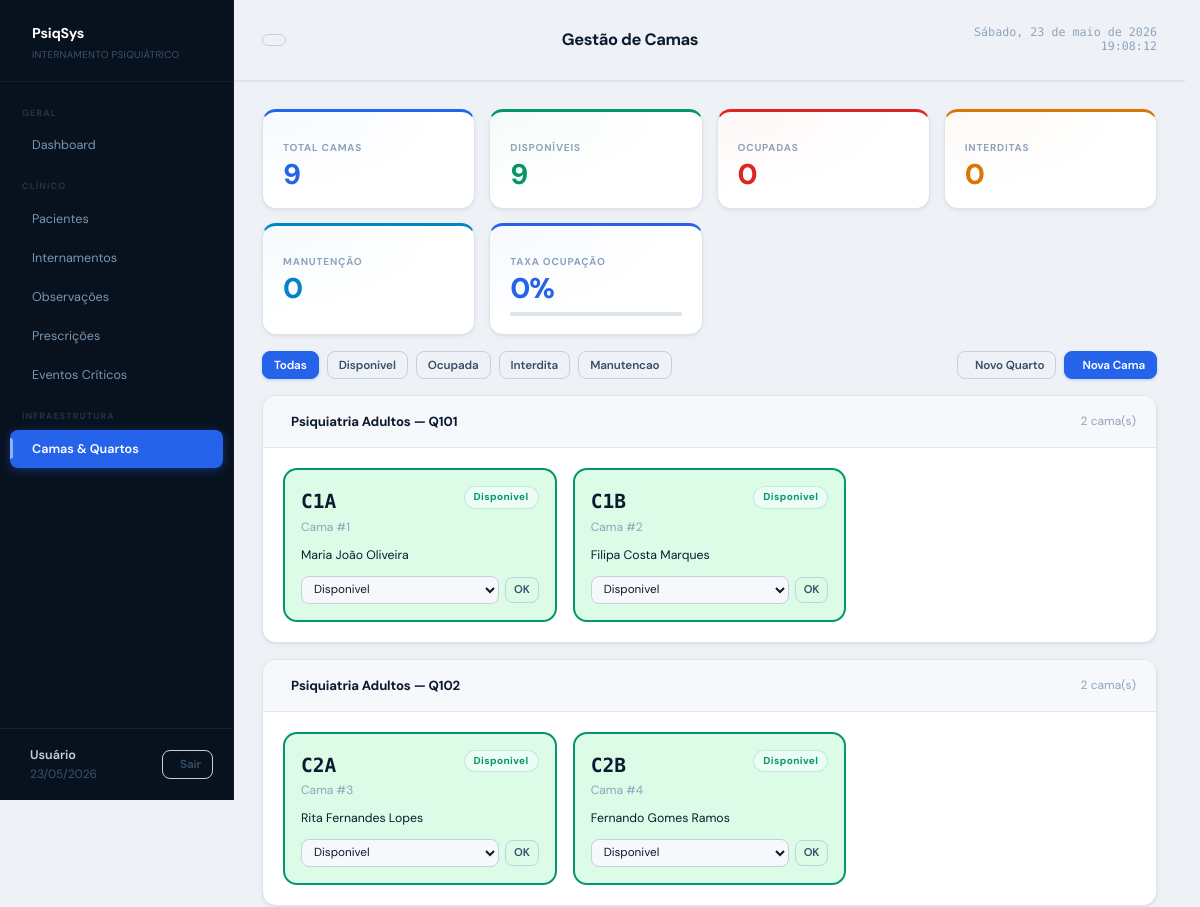
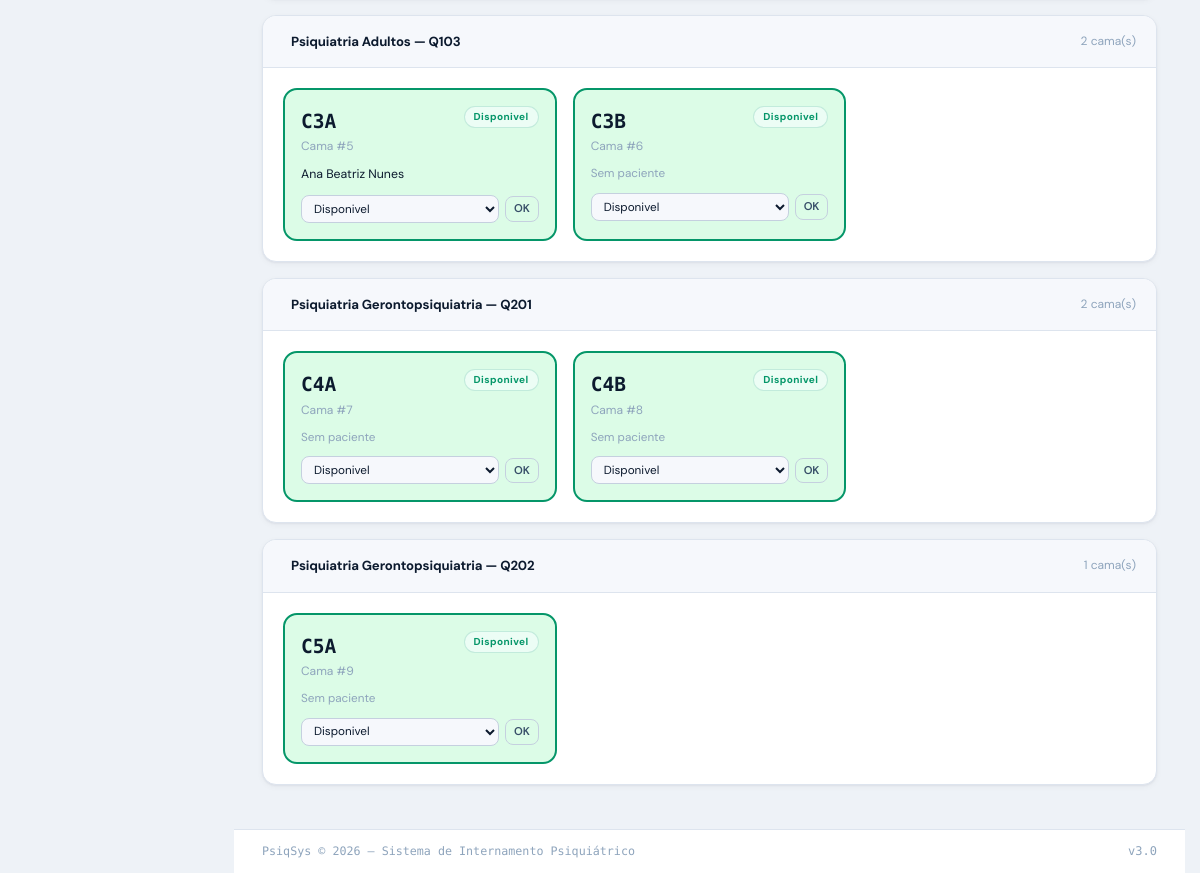
The page /camas.php on the database its author committed (2 pictures, top to bottom).
### tables this page shows
CREATE TABLE IF NOT EXISTS CAMA (
  id_cama       INT          NOT NULL AUTO_INCREMENT,
  id_quarto     INT          NOT NULL,
  numero_cama   VARCHAR(10)  NOT NULL,
  estado        ENUM('disponivel','ocupada','interdita','manutencao')
                NOT NULL DEFAULT 'disponivel',
  PRIMARY KEY (id_cama),
  CONSTRAINT fk_cama_quarto
    FOREIGN KEY (id_quarto) REFERENCES QUARTO (id_quarto)
    ON UPDATE CASCADE ON DELETE RESTRICT
);

### camas.php (the view, shortened to what this page needs)
<?php
require_once 'includes/db.php';
$pagina_atual  = 'camas';
$titulo_pagina = 'Gestão de Camas';
$filtro_estado = $_GET['estado'] ?? '';
$where  = '1=1';
$params = [];
$camas = $pdo->prepare("
    SELECT c.*, q.numero_quarto, s.nome AS servico,
           (SELECT p.nome FROM INTERNAMENTO i
            JOIN PACIENTE p ON p.id_paciente = i.id_paciente
            WHERE i.id_cama = c.id_cama AND i.data_alta IS NULL
            LIMIT 1) AS paciente_atual
    FROM CAMA c
    JOIN QUARTO q ON q.id_quarto = c.id_quarto
    JOIN SERVICO s ON s.id_servico = q.id_servico
    WHERE $where
    ORDER BY s.nome, q.numero_quarto, c.numero_cama
");
$camas->execute($params);
$camas = $camas->fetchAll();
$stats_estado = $pdo->query("
    SELECT estado, COUNT(*) AS total
    FROM CAMA GROUP BY estado
")->fetchAll(PDO::FETCH_KEY_PAIR);
$total_camas = array_sum($stats_estado);
$taxa_ocupacao = $total_camas > 0
    ? round(($stats_estado['ocupada'] ?? 0) / $total_camas * 100)
    : 0;
require_once 'includes/header.php';
function estado_badge(string $e): string
{
    $map = ['disponivel' => 'green', 'ocupada' => 'red', 'interdita' => 'amber', 'manutencao' => 'gray'];
    return '<span class="badge badge-' . ($map[$e] ?? 'gray') . '">' . $e . '</span>';
}
?>
<div class="content-area">
    <div class="stats-grid mb-4">
        <div class="stat-card blue">
            <div class="stat-label">Total Camas</div>
            <div class="stat-value"><?= $total_camas ?></div>
        </div>
        <div class="stat-card green">
            <div class="stat-label">Disponíveis</div>
            <div class="stat-value"><?= $stats_estado['disponivel'] ?? 0 ?></div>
        </div>
        <div class="stat-card red">
            <div class="stat-label">Ocupadas</div>
            <div class="stat-value"><?= $stats_estado['ocupada'] ?? 0 ?></div>
        </div>
        <div class="stat-card amber">
            <div class="stat-label">Interditas</div>
            <div class="stat-value"><?= $stats_estado['interdita'] ?? 0 ?></div>
        </div>
        <div class="stat-card cyan">
            <div class="stat-label">Manutenção</div>
            <div class="stat-value"><?= $stats_estado['manutencao'] ?? 0 ?></div>
        </div>
        <div class="stat-card blue">
            <div class="stat-label">Taxa Ocupação</div>
            <div class="stat-value"><?= $taxa_ocupacao ?>%</div>
            <div style="height:4px;background:var(--border);border-radius:2px;margin-top:4px">
            </div>
        </div>
    </div>
    <div class="flex items-center justify-between mb-4">
        <div class="flex gap-2">
            <a href="camas.php" class="btn <?= !$filtro_estado ? 'btn-primary' : 'btn-outline' ?> btn-sm">Todas</a>
            <?php foreach (['disponivel', 'ocupada', 'interdita', 'manutencao'] as $est): ?>
                <a href="?estado=<?= $est ?>" class="btn <?= $filtro_estado === $est ? 'btn-primary' : 'btn-outline' ?> btn-sm">
                    <?= ucfirst($est) ?>
                </a>
            <?php endforeach; ?>
        </div>
        <div class="flex gap-2">
            <button class="btn btn-outline btn-sm" onclick="openModal('modal-quarto')">
                <i class="ti ti-plus"></i> Novo Quarto
            </button>
            <button class="btn btn-primary btn-sm" onclick="openModal('modal-nova-cama')">
                <i class="ti ti-plus"></i> Nova Cama
            </button>
        </div>
    </div>
    <?php
    $por_quarto = [];
    foreach ($camas as $c) {
        $key = $c['servico'] . ' — Q' . $c['numero_quarto'];
        $por_quarto[$key][] = $c;
    }
    ?>
    <?php foreach ($por_quarto as $quarto_label => $lista): ?>
        <div class="card mb-4">
            <div class="card-header">
                <span class="card-title"><i class="ti ti-door"></i> <?= htmlspecialchars($quarto_label) ?></span>
                <span class="text-sm text-muted"><?= count($lista) ?> cama(s)</span>
            </div>
            <div style="display:grid;grid-template-columns:repeat(auto-fill,minmax(220px,1fr));gap:16px;padding:20px">
                <?php foreach ($lista as $c): ?>
                    <?php
                    $cor = ['disponivel' => '#dcfce7', 'ocupada' => '#fee2e2', 'interdita' => '#fef3c7', 'manutencao' => '#f3f4f6'];
                    $borda = ['disponivel' => 'var(--success)', 'ocupada' => 'var(--danger)', 'interdita' => 'var(--warning)', 'manutencao' => 'var(--border-dark)'];
                    ?>
                    <div style="background:<?= $cor[$c['estado']] ?? '#f9fafb' ?>;border:2px solid <?= $borda[$c['estado']] ?? 'var(--border)' ?>;border-radius:var(--radius);padding:16px">
                        <div style="display:flex;justify-content:space-between;align-items:flex-start;margin-bottom:8px">
                            <div>
                                <div style="font-size:1.3rem;font-weight:700;font-family:var(--mono)">C<?= htmlspecialchars($c['numero_cama']) ?></div>
                                <div class="text-sm text-muted">Cama #<?= $c['id_cama'] ?></div>
                            </div>
                            <?= estado_badge($c['estado']) ?>
                        </div>
                        <?php if ($c['paciente_atual']): ?>
                            <div style="font-size:.82rem;margin-bottom:10px">
                                <?= htmlspecialchars($c['paciente_atual']) ?>
                            </div>
                        <?php else: ?>
                            <div style="font-size:.78rem;color:var(--text-3);margin-bottom:10px">Sem paciente</div>
                        <?php endif; ?>
                        <?php if ($c['estado'] !== 'ocupada'): ?>
                            <form method="post" style="display:flex;gap:6px;align-items:center">
                                <select name="estado" class="form-control" style="font-size:.78rem;padding:4px 8px">
                                    <?php foreach (['disponivel', 'interdita', 'manutencao'] as $opt): ?>
                                        <option value="<?= $opt ?>" <?= $c['estado'] === $opt ? 'selected' : '' ?>><?= ucfirst($opt) ?></option>
                                    <?php endforeach; ?>
                                </select>
                                <button class="btn btn-outline btn-sm" style="padding:4px 8px;font-size:.75rem">OK</button>
                            </form>
                        <?php else: ?>
                            <div class="text-sm text-muted" style="font-size:.78rem">Estado gerido pelo internamento</div>
                        <?php endif; ?>
                    </div>
                <?php endforeach; ?>
            </div>
        </div>
    <?php endforeach; ?>
</div>
<?php require_once 'includes/footer.php'; ?>

### includes/header.php (shortened to what this page needs)
<!DOCTYPE html>
<html lang="pt">
<head>
    <link rel="stylesheet" href="vendors/ti-icons/css/themify-icons.css">
    <link rel="stylesheet" href="assets/css/style.css">
    <link rel="stylesheet" href="https://cdn.jsdelivr.net/npm/@tabler/icons-webfont@latest/tabler-icons.min.css">
</head>
<body data-theme="light">
    <div class="layout">
        <aside class="sidebar">
            <div class="sidebar-logo">
                <div>
                    <strong>PsiqSys</strong>
                    <span>Internamento Psiquiátrico</span>
                </div>
            </div>
            <nav class="sidebar-nav">
                <div class="nav-group-label">Geral</div>
                <a href="dashboard.php" class="nav-item <?= ($pagina_atual ?? '') === 'dashboard' ? 'active' : '' ?>"><i class="ti ti-layout-dashboard"></i> Dashboard</a>
                <div class="nav-group-label">Clínico</div>
                <a href="pacientes.php" class="nav-item <?= ($pagina_atual ?? '') === 'pacientes' ? 'active' : '' ?>"><i class="ti ti-users"></i> Pacientes</a>
                <a href="internamentos.php" class="nav-item <?= ($pagina_atual ?? '') === 'internamentos' ? 'active' : '' ?>"><i class="ti ti-bed"></i> Internamentos</a>
                <a href="observacoes.php" class="nav-item <?= ($pagina_atual ?? '') === 'observacoes' ? 'active' : '' ?>"><i class="ti ti-clipboard-list"></i> Observações</a>
                <a href="prescricoes.php" class="nav-item <?= ($pagina_atual ?? '') === 'prescricoes' ? 'active' : '' ?>"><i class="ti ti-pill"></i> Prescrições</a>
                <a href="eventos.php" class="nav-item <?= ($pagina_atual ?? '') === 'eventos' ? 'active' : '' ?>"><i class="ti ti-alert-triangle"></i> Eventos Críticos</a>
                <div class="nav-group-label">Infraestrutura</div>
                <a href="camas.php" class="nav-item <?= ($pagina_atual ?? '') === 'camas' ? 'active' : '' ?>"><i class="ti ti-building-hospital"></i> Camas & Quartos</a>
            </nav>
            <div class="sidebar-footer">
                <div>
                    <strong><?= htmlspecialchars($_SESSION['currentNome'] ?? 'Usuário') ?></strong>
                    <div><?= date('d/m/Y') ?></div>
                </div>
                <div style="margin-left: auto;">
                    <button class="btn btn-outline btn-sm openModalBtnLogout"><i class="ti ti-power"></i> Sair</button>
                </div>
            </div>
        </aside>
        <div class="main-content">
            <?php
            $dias = ['Sunday' => 'Domingo', 'Monday' => 'Segunda-feira', 'Tuesday' => 'Terça-feira', 'Wednesday' => 'Quarta-feira', 'Thursday' => 'Quinta-feira', 'Friday' => 'Sexta-feira', 'Saturday' => 'Sábado'];
            $meses = ['January' => 'janeiro', 'February' => 'fevereiro', 'March' => 'março', 'April' => 'abril', 'May' => 'maio', 'June' => 'junho', 'July' => 'julho', 'August' => 'agosto', 'September' => 'setembro', 'October' => 'outubro', 'November' => 'novembro', 'December' => 'dezembro'];
            $data = $dias[date('l')] . ', ' . date('d') . ' de ' . $meses[date('F')] . ' de ' . date('Y');
            ?>
            <div class="topbar">
                <button class="btn btn-outline btn-sm" onclick="toggleTheme()"><i class="ti ti-moon"></i></button>
                <div class="page-title"><?= htmlspecialchars($titulo_pagina ?? 'PsiqSys') ?></div>
                <div class="topbar-right">
                    <span class="topbar-date"><?= $data ?></span>
                    <span class="topbar-hour" id="clock"></span>
                </div>
            </div>

### includes/footer.php (shortened to what this page needs)
</div>
</div>
<footer style="
    margin-left: var(--sidebar-w);
    background: var(--surface);
    border-top: 1px solid var(--border);
    padding: 12px 28px;
    display: flex;
    align-items: center;
    justify-content: space-between;
    font-size: .78rem;
    color: var(--text-3);
">
    <span>PsiqSys &copy; <?= date('Y') ?> — Sistema de Internamento Psiquiátrico</span>
    <span class="mono">v3.0</span>
</footer>
</body>
</html>

### rows shown on the page
cama: numero_cama "1A", id_cama "1", estado "Disponivel", paciente_atual "Maria João Oliveira"
cama: numero_cama "1B", id_cama "2", estado "Disponivel", paciente_atual "Filipa Costa Marques"
cama: numero_cama "2A", id_cama "3", estado "Disponivel", paciente_atual "Rita Fernandes Lopes"
cama: numero_cama "2B", id_cama "4", estado "Disponivel", paciente_atual "Fernando Gomes Ramos"
cama: numero_cama "3A", id_cama "5", estado "Disponivel", paciente_atual "Ana Beatriz Nunes"
cama: numero_cama "3B", id_cama "6", estado "Disponivel", shows "Sem paciente"
cama: numero_cama "4A", id_cama "7", estado "Disponivel", shows "Sem paciente"
cama: numero_cama "4B", id_cama "8", estado "Disponivel", shows "Sem paciente"
cama: numero_cama "5A", id_cama "9", estado "Disponivel", shows "Sem paciente"

### other values the page prints
$_SESSION['currentNome'] "Usuário"
$titulo_pagina "Gestão de Camas"
$total_camas "9"
$stats_estado['disponivel'] "9"
$stats_estado['ocupada'] "0"
$stats_estado['interdita'] "0"
$stats_estado['manutencao'] "0"
$taxa_ocupacao "0"
$est "Disponivel"
$est "Ocupada"
$est "Interdita"
$est "Manutencao"
$quarto_label "Psiquiatria Adultos — Q101"
count($lista) "2"
$quarto_label "Psiquiatria Adultos — Q102"
